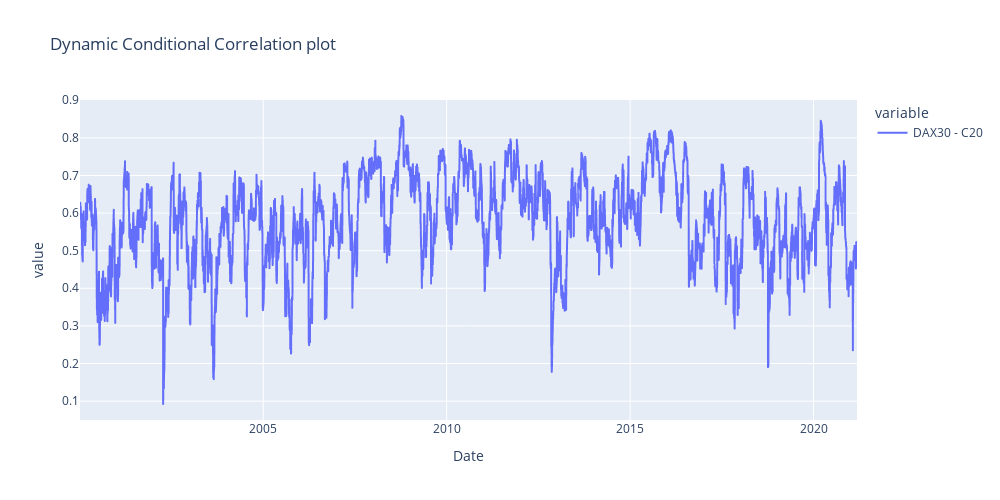

Here is the notebook cell this chart was saved with:
### Markdown cell above
## Plotting

### Code cell
dcc_corr = pd.DataFrame(veclRt, index = df.loc[:,'DDAX30':'DC20'].dropna().index, columns= corr_name_list)
dcc_plot = px.line(dcc_corr, title = 'Dynamic Conditional Correlation plot', width=1000, height=500)
dcc_plot.show()

### Figure 1 — Plotly figure (JSON) as saved in the notebook; plotly's stock layout.template omitted (floating-point values rounded to 4 significant figures; data arrays with more than 128 entries replaced by an {"elided": "..."} marker saying what was removed)
{"data": [{"hovertemplate": "variable=DAX30 - C20<br>Date=%{x}<br>value=%{y}<extra></extra>", "legendgroup": "DAX30 - C20", "line": {"color": "#636efa", "dash": "solid"}, "marker": {"symbol": "circle"}, "mode": "lines", "name": "DAX30 - C20", "showlegend": true, "type": "scattergl", "x": {"elided": "5427 str values"}, "xaxis": "x", "y": {"elided": "5427 float values"}, "yaxis": "y"}], "layout": {"height": 500, "legend": {"title": {"text": "variable"}, "tracegroupgap": 0}, "title": {"text": "Dynamic Conditional Correlation plot"}, "width": 1000, "xaxis": {"anchor": "y", "autorange": true, "domain": [0, 1], "range": ["2000-01-04", "2021-03-09"], "title": {"text": "Date"}, "type": "date"}, "yaxis": {"anchor": "x", "autorange": true, "domain": [0, 1], "range": [0.04978, 0.9007], "title": {"text": "value"}, "type": "linear"}}}
